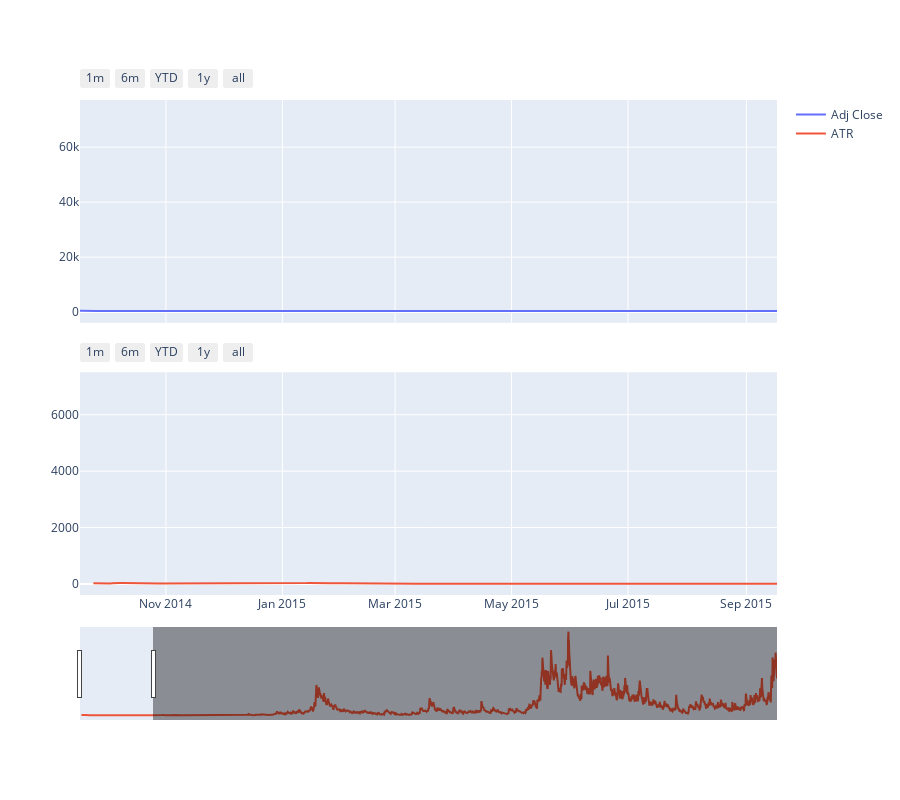

The cell this chart's notebook holds for it:
### Code cell
Compare_Plot(Df = df,X_axis =  'Date', column1 = 'Adj Close',column2 = 'ATR')

### Figure 1 — Plotly figure (JSON) as saved in the notebook; plotly's stock layout.template omitted (floating-point values rounded to 4 significant figures; data arrays with more than 128 entries replaced by an {"elided": "..."} marker saying what was removed)
{"data": [{"mode": "lines", "name": "Adj Close", "type": "scatter", "x": {"elided": "3480 str values"}, "xaxis": "x", "y": {"elided": "3480 float values"}, "yaxis": "y"}, {"mode": "lines", "name": "ATR", "type": "scatter", "x": {"elided": "3480 str values"}, "xaxis": "x2", "y": {"elided": "3480 float values"}, "yaxis": "y2"}], "layout": {"height": 800, "xaxis": {"anchor": "y", "domain": [0, 1], "matches": "x2", "rangeselector": {"buttons": [{"count": 1, "label": "1m", "step": "month", "stepmode": "backward"}, {"count": 6, "label": "6m", "step": "month", "stepmode": "backward"}, {"count": 1, "label": "YTD", "step": "year", "stepmode": "todate"}, {"count": 1, "label": "1y", "step": "year", "stepmode": "backward"}, {"step": "all"}]}, "showticklabels": false}, "xaxis2": {"anchor": "y2", "domain": [0, 1], "range": ["2014-09-17T00:00:00", "2015-09-17T00:00:00"], "rangeselector": {"buttons": [{"count": 1, "label": "1m", "step": "month", "stepmode": "backward"}, {"count": 6, "label": "6m", "step": "month", "stepmode": "backward"}, {"count": 1, "label": "YTD", "step": "year", "stepmode": "todate"}, {"count": 1, "label": "1y", "step": "year", "stepmode": "backward"}, {"step": "all"}]}, "rangeslider": {"visible": true}, "type": "date"}, "yaxis": {"anchor": "x", "domain": [0.55, 1]}, "yaxis2": {"anchor": "x2", "domain": [0, 0.45]}}}
